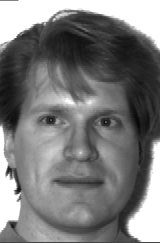
%> input picture mlr/ex6/yalefaces/subject01.gif, 160 x 243 px; its folder holds 2 pictures in this run
$ octave hw1_c.m   (GNU Octave 9; MATLAB toolbox functions it lacks are replaced by stand-ins)
%> lines starting %> are read from the running program, lines starting %| are printed output that depends on the picture
clear;
clc;

files = dir("yalefaces");
X = [];
shape = 0;
for i = 3:rows(files)
  name = files(i).name;
  filename = strcat("yalefaces/",name);
  img = imread(filename);
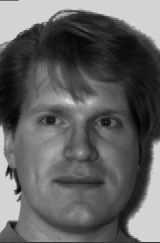
%> img: size 243x160 uint8; min 0, max 211, mean 97.4
  shape = size(img);
%> shape = [243 160]
  X = [X; img(:)'];
end
%> pass 2 of the loop `for i = 3:rows(files)`:
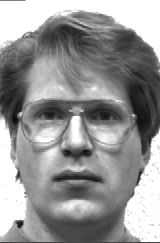
%> input picture mlr/ex6/yalefaces/subject01.glasses.gif, 160 x 243 px
%> `img = imread(filename);`:
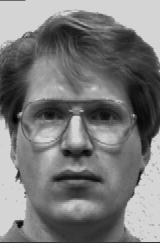
%> img: size 243x160 uint8; min 0, max 212, mean 121.7
X = double(X);
n = rows(X);
%> n = 2

% compute mean
mu = X(1,:);
for i = 2:n
  mu += X(i,:);
end
mu = mu.*(1/n);

%show mean face
%imshow(uint8(reshape(mu, shape)))

%center data
Xc = X - ones(n,1)*mu;

%compute svd anfd get projection
[U, S, V] = svd(Xc, "econ");
%> U = [-0.707 0.707; 0.707 0.707]; S = [6827.3 0; 0 6e-10]
p = 20;
%> (the run ends here)
